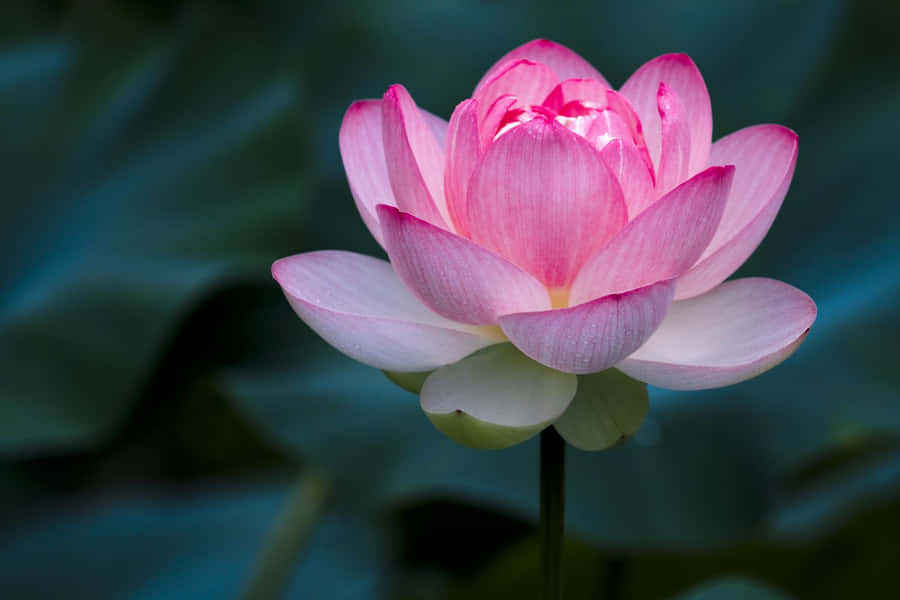
#> input picture Code/sc.jpg, 900 x 600 px
$ python 20.py
#> lines starting #> are read from the running program, lines starting #| are printed output that depends on the picture; after the words box and inside, x2 and y2 are one past the last pixel; in counts of white or black regions, pixels touching at a corner belong together

import cv2
import numpy as np

# Read the image
img = cv2.imread('sc.jpg')
#> img is the input picture: shape (600, 900, 3); mean B, G, R 76.2, 66.4, 64.7

# Convert image to grayscale
gray = cv2.cvtColor(img, cv2.COLOR_BGR2GRAY)
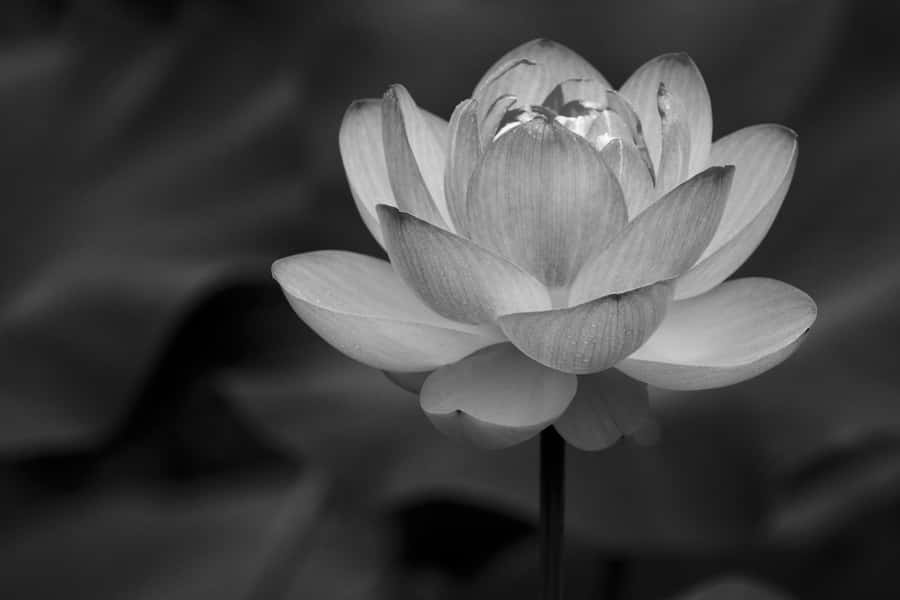
#> gray: shape (600, 900); min 0, max 254, mean 67

# Convert into binary image
_, binary = cv2.threshold(gray, 127, 255, cv2.THRESH_BINARY)
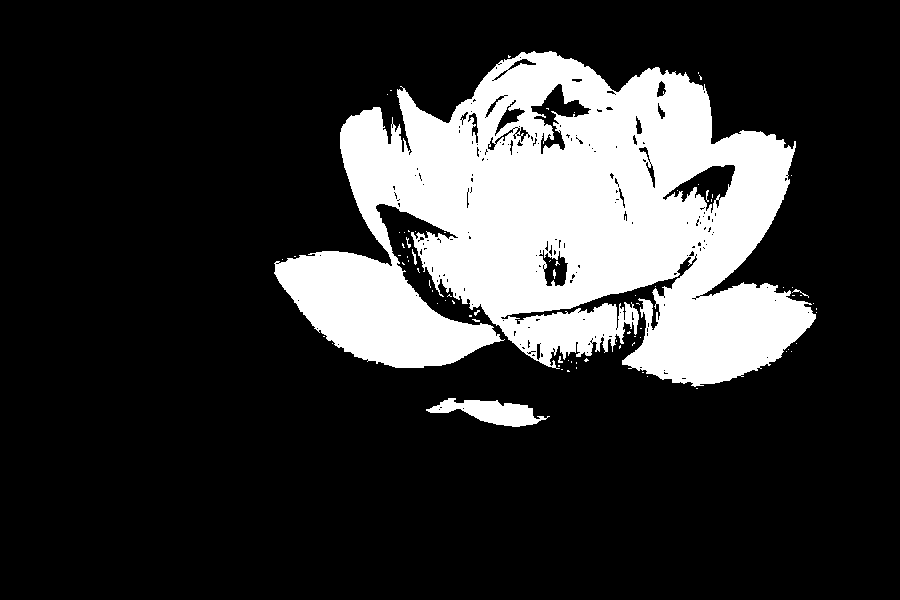
#> binary: shape (600, 900); 20.5% white; 78 white regions (70 under 20 px), largest, box (x1, y1, x2, y2) and area: (274, 51, 816, 387) 108369, (426, 398, 550, 427) 1779, (412, 249, 417, 265) 33

# Create kernel
kernel = np.ones((5, 5), np.uint8)

# Apply dilation
dilation = cv2.dilate(binary, kernel, iterations=1)
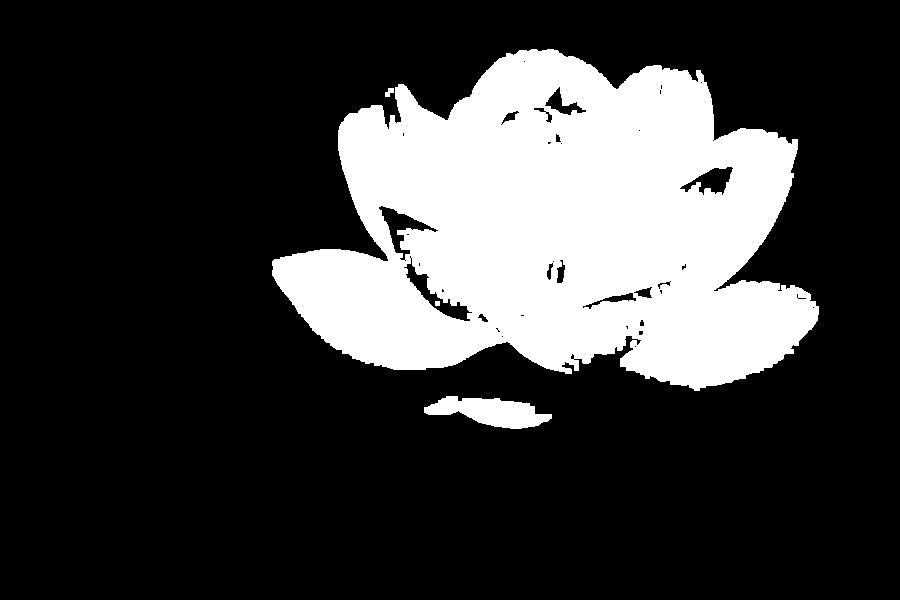
#> dilation: shape (600, 900); 23.2% white; 4 white regions, box (x1, y1, x2, y2) and area: (272, 49, 819, 391) 122808, (424, 396, 552, 429) 2474, (385, 88, 394, 97) 53, (435, 301, 440, 306) 25

# Display images
cv2.imshow('Original Image', img)
cv2.imshow('Binary Image', binary)
cv2.imshow('Dilation Image', dilation)

cv2.waitKey(0)
cv2.destroyAllWindows()
